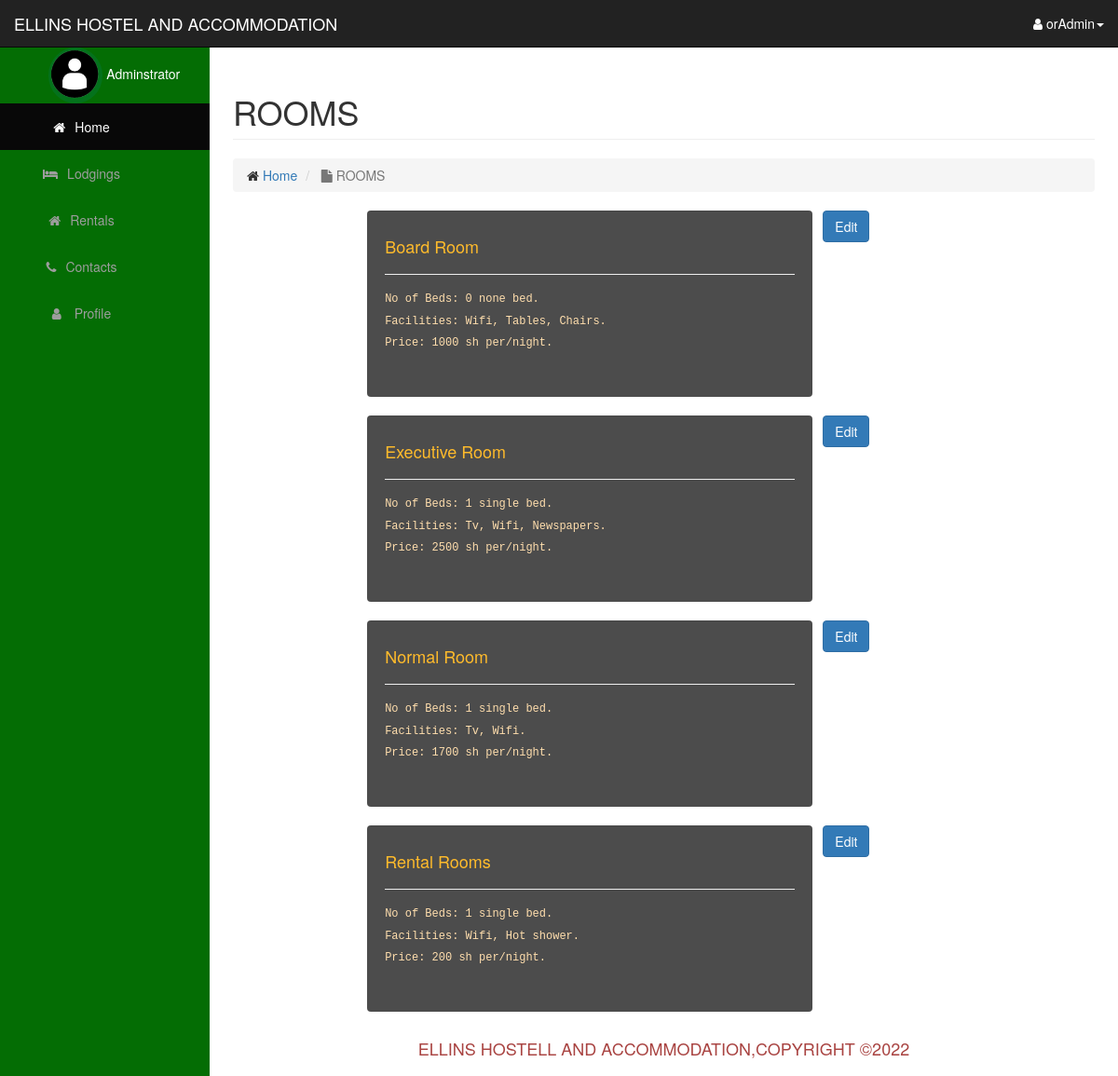
Page /admin/show_room_cat.php (signed in) on the committed database.
### tables this page shows
CREATE TABLE `room_category` (
  `roomname` text NOT NULL,
  `room_qnty` int(11) NOT NULL,
  `available` int(11) NOT NULL,
  `booked` int(11) NOT NULL,
  `no_bed` int(11) NOT NULL,
  `bedtype` text NOT NULL,
  `facility` text NOT NULL,
  `price` float NOT NULL
);

### admin/includes/class.user.php (called while the page is built, shortened)
<?php
        class user
        {
            public function __construct()
            {
                $this->db=new mysqli('localhost','root','*123*VYBZ','orange_house');
            }
        }
?>

### admin/show_room_cat.php (the view, shortened to what this page needs)
<?php
include_once 'includes/class.user.php';
$user=new User();
?>
<body>
  <?php include 'includes/navigation.php';?>
  <div id="page-wrapper">
            <div class="container-fluid">
              <div class="row">
                    <div class="col-lg-12">
                        <h1 class="page-header">
                        ROOMS
                            </h1>
                        <ol class="breadcrumb">
                            <li>
                                <i class="fa fa-Home"></i>  <a href="index.php">Home</a>
                            </li>
                            <li class="active">
                                <i class="fa fa-file"></i> ROOMS
                            </li>
                        </ol>
                    </div>
                </div>
        <?php
        $sql="SELECT * FROM room_category";
        $result = mysqli_query($user->db, $sql);
        if($result)
        {
            if(mysqli_num_rows($result) > 0)
            {
                while($row = mysqli_fetch_array($result))
                {
                    echo "
                            <div class='row'>
                            <div class='col-md-2'></div>
                            <div class='col-md-6 well'>
                                <h4>".$row['roomname']."</h4><hr>
                                <h6>No of Beds: ".$row['no_bed']." ".$row['bedtype']." bed.</h6>
                                <h6>Facilities: ".$row['facility']."</h6>
                                <h6>Price: ".$row['price']." sh per/night.</h6>
                            </div>
                            &nbsp;&nbsp;
                            <a href='edit_room_cat.php?roomname=".$row['roomname']."'><button class='btn btn-primary button'>Edit</button></a>
                            </div>
                         ";
                }
            }
            else
            {
                echo "No Room Added";
            }
        }
        else
        {
            echo "Cannot connect to server".$result;
        }
        ?>
    </div>
    <?php include 'includes/footer.php';?>
</body>
</html>

### admin/css/seku.css (style rules this page uses)
body { margin-top: 100px; background-color: #046D04; }
@media (min-width:768px) { body { margin-top: 50px; } }
#page-wrapper { width: 100%; padding: 0; background-color: #fff; }
@media (min-width:768px) { #page-wrapper { padding: 10px; } }

### admin/show_room_cat.php (style rules this page uses)
.well { background: rgba(0, 0, 0, 0.7); border: none; height: 200px; }
h4 { color: #ffbb2b; }
h6 { color: navajowhite; font-family: monospace; }

### rows in the picture
room_category: roomname "Board Room", no_bed "0", bedtype "none", facility "Wifi, Tables, Chairs.", price "1000"
room_category: roomname "Executive Room", no_bed "1", bedtype "single", facility "Tv, Wifi, Newspapers.", price "2500"
room_category: roomname "Normal Room", no_bed "1", bedtype "single", facility "Tv, Wifi.", price "1700"
room_category: roomname "Rental Rooms", no_bed "1", bedtype "single", facility "Wifi, Hot shower.", price "200"

### other values in the picture
$_SESSION['usname'] "orAdmin"
